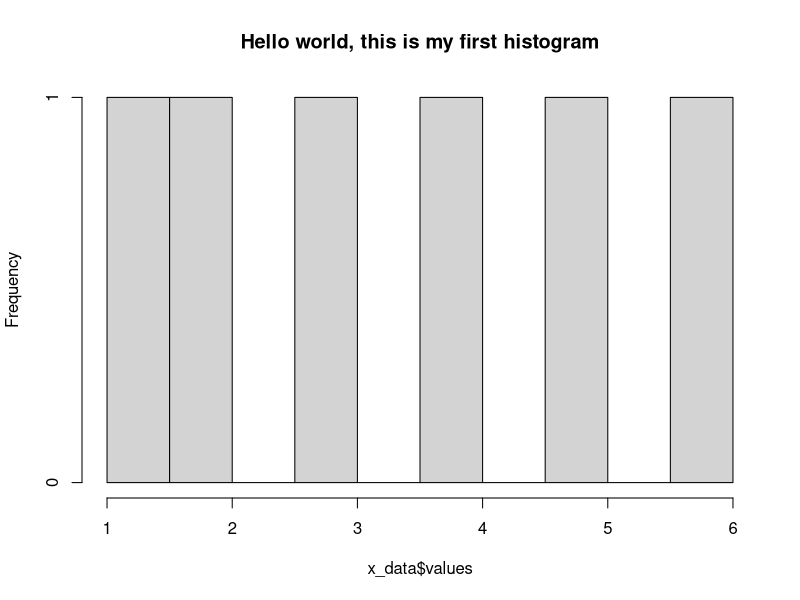

R code for this plot: (Note: this script raises an error after producing the figure.)
# Lecture 2 Exercise 
x = c(1,2,3,4,5,6)
x_info = rle(sort(x))
x_data = data.frame(values=x_info$values, n=x_info$lengths)
hist(x_data$values, breaks=10, main="Hello world, this is my first histogram")


# generating random data
data <- sample(100, size=nrow(data), replace=TRUE)
